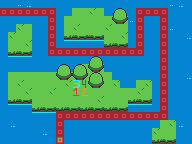

Rendered tile map (Tiled .tmx) drawn with the repository's tilesets; below, a short description and the full map source, tile grids included:
An orthogonal 24x18 tile map with 8x8 px tiles, 4 tile layers (Background, Out of Bounds, Obstructions, Path).

<map version="1.10" tiledversion="1.11.2" orientation="orthogonal" renderorder="right-down" width="24" height="18" tilewidth="8" tileheight="8" infinite="0" nextlayerid="5" nextobjectid="1">
 <tileset firstgid="1" source="../tileset.tsx" />
 <layer id="1" name="Background" width="24" height="18">
  <data encoding="csv">
1,1,1,1,1,1,1,1,1,1,1,1,1,1,1,1,1,1,1,1,1,1,1,1,
1,1,1,1,1,1,1,1,1,1,1,2,1,1,1,1,1,1,1,1,1,1,1,1,
1,1,1,1,1,1,1,1,1,1,1,1,1,1,1,1,1,1,1,1,1,1,1,1,
1,1,2,1,1,1,1,1,1,2,1,1,1,2,1,1,1,1,1,1,1,1,1,1,
1,2,1,1,1,1,1,1,1,1,1,1,1,1,1,2,1,1,1,1,1,1,1,1,
1,1,1,2,1,1,1,1,1,1,1,1,1,1,1,1,1,1,1,1,1,1,1,1,
1,1,1,1,1,1,1,1,1,1,1,1,1,1,1,1,1,1,1,1,1,1,1,1,
1,1,1,1,1,1,1,1,1,1,1,1,1,1,1,1,1,1,1,1,1,1,1,1,
1,1,1,1,1,1,1,1,1,1,1,1,1,1,1,1,1,1,1,1,1,1,1,1,
1,1,1,1,1,1,1,1,1,1,1,1,1,1,1,1,1,1,1,1,1,1,1,1,
1,1,2,1,1,1,1,1,2,1,1,1,1,1,2,1,1,1,2,1,1,1,1,1,
1,1,1,2,1,1,2,1,1,1,1,1,1,1,1,1,1,2,1,1,1,1,1,1,
1,1,1,1,1,1,1,1,1,1,1,1,2,1,1,1,1,1,1,1,1,1,1,1,
1,1,1,1,1,1,1,1,1,1,1,1,1,1,1,1,1,1,1,1,1,1,1,1,
1,1,1,1,1,1,1,1,1,1,1,1,1,1,1,1,1,1,1,1,1,1,1,1,
1,1,1,1,1,1,1,1,1,1,1,1,1,1,1,1,1,1,1,1,1,2,1,1,
1,1,1,1,1,1,1,1,1,1,1,1,1,1,1,1,1,1,1,2,1,1,1,1,
1,1,1,1,1,1,1,1,1,1,1,1,1,1,1,1,1,1,1,1,1,1,1,1
</data>
 </layer>
 <layer id="4" name="Out of Bounds" width="24" height="18">
  <data encoding="csv">
76,76,78,77,76,76,76,76,76,76,76,76,76,76,76,76,76,76,76,76,76,78,77,76,
75,75,75,75,75,75,75,76,76,0,0,0,0,76,76,76,76,75,75,75,75,76,76,76,
76,76,76,76,76,76,75,76,0,0,0,0,0,0,0,0,78,75,76,76,75,76,76,76,
76,76,0,0,76,76,75,76,0,0,0,0,0,0,0,0,76,75,76,76,75,78,76,76,
76,0,0,0,76,76,75,76,12,13,14,13,14,0,0,0,76,75,76,76,75,76,76,77,
76,0,0,0,76,76,75,76,44,44,44,44,44,12,13,14,76,75,76,76,75,76,76,76,
76,12,13,14,76,76,75,75,75,75,75,75,75,75,75,75,75,75,76,76,75,76,76,76,
76,44,44,44,76,76,76,76,76,76,76,76,76,76,76,76,76,76,76,76,75,76,76,76,
76,76,76,76,76,76,76,76,76,76,0,0,0,76,76,76,76,76,76,76,75,76,76,76,
76,0,0,0,0,0,0,0,0,0,0,0,0,0,76,76,76,76,76,76,75,76,76,77,
76,0,0,0,0,0,0,0,0,0,0,0,0,0,0,76,76,0,0,76,75,76,76,76,
76,0,0,0,0,0,0,0,0,0,0,0,0,0,0,0,0,0,0,76,75,76,76,76,
76,12,13,14,0,0,0,0,0,0,0,0,0,0,0,0,12,13,14,76,75,76,76,76,
76,44,44,44,12,13,14,12,13,14,12,13,14,12,13,14,44,44,44,76,75,76,76,76,
76,76,76,76,44,44,44,75,75,75,75,75,75,75,75,75,75,75,75,75,75,76,76,76,
76,77,76,76,76,76,76,75,76,76,76,76,76,76,76,76,76,76,76,76,0,0,77,76,
76,76,76,76,76,77,76,75,76,76,76,76,76,76,76,76,76,76,76,0,0,0,76,76,
76,76,76,76,76,76,76,75,76,76,76,76,76,76,76,76,76,76,76,12,13,14,76,76
</data>
 </layer>
 <layer id="2" name="Obstructions" width="24" height="18">
  <data encoding="csv">
0,0,0,0,0,0,0,0,0,0,0,0,0,0,0,0,0,0,0,0,0,0,0,0,
0,0,0,0,0,0,0,0,0,0,0,0,0,0,8,9,0,0,0,0,0,0,0,0,
0,0,0,0,0,0,0,0,0,0,0,0,0,0,40,41,0,0,0,0,0,0,0,0,
0,0,0,0,0,0,0,0,0,0,0,0,0,0,0,0,0,0,0,0,0,0,0,0,
0,0,0,0,0,0,0,0,0,0,0,0,0,0,0,0,0,0,0,0,0,0,0,0,
0,0,0,0,0,0,0,0,0,0,0,0,0,0,0,0,0,0,0,0,0,0,0,0,
0,0,0,0,0,0,0,0,0,0,0,0,0,0,0,0,0,0,0,0,0,0,0,0,
0,0,0,0,0,0,0,0,0,0,0,8,9,0,0,0,0,0,0,0,0,0,0,0,
0,0,0,0,0,0,0,8,9,8,9,40,41,0,0,0,0,0,0,0,0,0,0,0,
0,0,0,0,0,0,0,40,41,40,41,8,9,0,0,0,0,0,0,0,0,0,0,0,
0,0,0,0,0,0,0,0,0,0,0,40,41,0,0,0,0,0,0,0,0,0,0,0,
0,0,0,0,0,0,0,0,0,0,0,0,0,0,0,0,0,0,0,0,0,0,0,0,
0,0,0,0,0,0,0,0,0,0,0,0,0,0,0,0,0,0,0,0,0,0,0,0,
0,0,0,0,0,0,0,0,0,0,0,0,0,0,0,0,0,0,0,0,0,0,0,0,
0,0,0,0,0,0,0,0,0,0,0,0,0,0,0,0,0,0,0,0,0,0,0,0,
0,0,0,0,0,0,0,0,0,0,0,0,0,0,0,0,0,0,0,0,0,0,0,0,
0,0,0,0,0,0,0,0,0,0,0,0,0,0,0,0,0,0,0,0,0,0,0,0,
0,0,0,0,0,0,0,0,0,0,0,0,0,0,0,0,0,0,0,0,0,0,0,0
</data>
 </layer>
 <layer id="3" name="Path" width="24" height="18">
  <data encoding="csv">
0,0,0,0,0,0,0,0,0,0,0,0,0,0,0,0,0,0,0,0,0,0,0,0,
34,34,34,34,34,34,34,0,0,0,0,0,0,0,0,0,0,34,34,34,34,0,0,0,
0,0,0,0,0,0,34,0,0,0,0,0,0,0,0,0,0,34,0,0,34,0,0,0,
0,0,0,0,0,0,34,0,0,0,0,0,0,0,0,0,0,34,0,0,34,0,0,0,
0,0,0,0,0,0,34,0,0,0,0,0,0,0,0,0,0,34,0,0,34,0,0,0,
0,0,0,0,0,0,34,0,0,0,0,0,0,0,0,0,0,34,0,0,34,0,0,0,
0,0,0,0,0,0,34,34,34,34,34,34,34,34,34,34,34,34,0,0,34,0,0,0,
0,0,0,0,0,0,0,0,0,0,0,0,0,0,0,0,0,0,0,0,34,0,0,0,
0,0,0,0,0,0,0,0,0,0,0,0,0,0,0,0,0,0,0,0,34,0,0,0,
0,0,0,0,0,0,0,0,0,0,0,0,0,0,0,0,0,0,0,0,34,0,0,0,
0,0,0,0,0,0,0,0,0,97,98,0,0,0,0,0,0,0,0,0,34,0,0,0,
0,0,0,0,0,0,0,0,0,65,66,0,0,0,0,0,0,0,0,0,34,0,0,0,
0,0,0,0,0,0,0,0,0,0,0,0,0,0,0,0,0,0,0,0,34,0,0,0,
0,0,0,0,0,0,0,0,0,0,0,0,0,0,0,0,0,0,0,0,34,0,0,0,
0,0,0,0,0,0,0,34,34,34,34,34,34,34,34,34,34,34,34,34,34,0,0,0,
0,0,0,0,0,0,0,34,0,0,0,0,0,0,0,0,0,0,0,0,0,0,0,0,
0,0,0,0,0,0,0,34,0,0,0,0,0,0,0,0,0,0,0,0,0,0,0,0,
0,0,0,0,0,0,0,33,0,0,0,0,0,0,0,0,0,0,0,0,0,0,0,0
</data>
 </layer>
</map>
